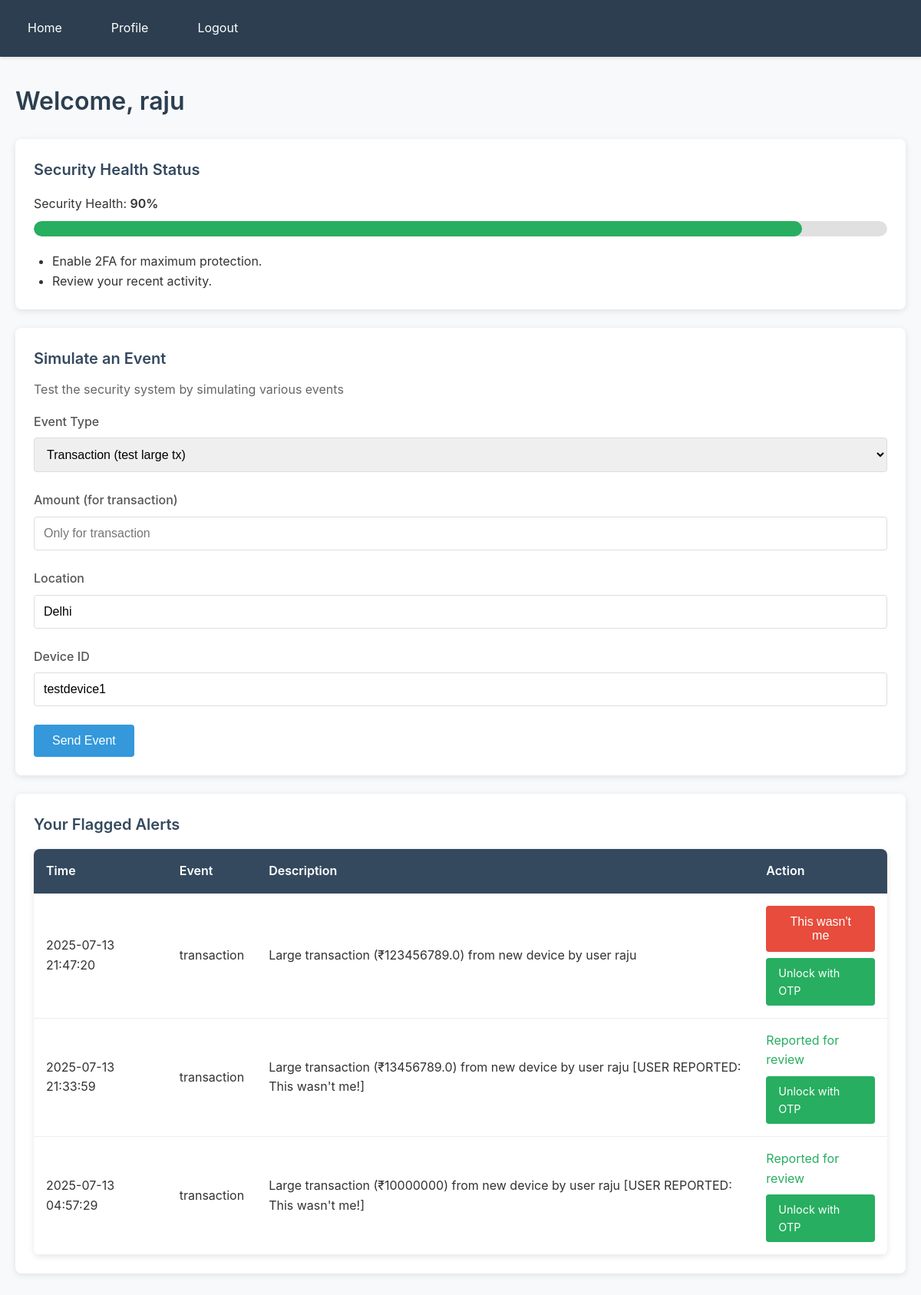
The page /member/ (signed in) on the database its author committed.
### core/models.py (models this page shows, shortened)
class Alert(models.Model):
    SEVERITY_LEVELS = [
        ('low', 'Low'),
        ('medium', 'Medium'),
        ('high', 'High'),
    ]
    event = models.ForeignKey(Event, on_delete=models.CASCADE)
    detected_by = models.CharField(max_length=32)
    rule_name = models.CharField(max_length=64, blank=True)
    severity = models.CharField(max_length=16, choices=SEVERITY_LEVELS)
    description = models.TextField()
    created_at = models.DateTimeField(auto_now_add=True)
    resolved = models.BooleanField(default=False)
    action_taken = models.CharField(max_length=128, blank=True)
    user_disputed = models.BooleanField(default=False)

class Event(models.Model):
    EVENT_TYPES = [
        ('login', 'Login'),
        ('logout', 'Logout'),
        ('password_change', 'Password Change'),
        ('transaction', 'Transaction'),
        ('failed_login', 'Failed Login'),
        ('browsing', 'Browsing Activity'),
    ]
    user = models.ForeignKey(User, on_delete=models.CASCADE)
    device = models.ForeignKey(Device, null=True, blank=True, on_delete=models.SET_NULL)
    event_type = models.CharField(max_length=32, choices=EVENT_TYPES)
    timestamp = models.DateTimeField(auto_now_add=True)
    metadata = models.JSONField(default=dict)
    ip_address = models.GenericIPAddressField()
    location = models.CharField(max_length=128, blank=True)

### core/views.py (the view)
# urls.py: path('member/', member_dashboard, name='member-dashboard'),
@login_required
def member_dashboard(request):
    user = request.user
    high_alerts_count = Alert.objects.filter(
        event__user=user,
        severity="high",
        resolved=False
    ).count()
    score = max(0, 100 - high_alerts_count * 5)
    alerts = Alert.objects.filter(event__user=user).order_by('-created_at')[:10]
    trigger_message = request.GET.get("trigger_message", None)
    return render(
        request, "core/member_dashboard.html",
        {"alerts": alerts, "trigger_message": trigger_message, "security_score": score}
    )

### core/templates/core/member_dashboard.html (shortened to what this page needs)
{% extends "core/base.html" %}
{% block content %}
<h1>Welcome, {{ user.username }}</h1>
<div class="card">
    <h3>Security Health Status</h3>
    <div class="progress-container">
        <p style="margin-bottom: 0.5rem;">Security Health: <span class="fw-bold">{{security_score}}%</span></p>
        <progress value="{{security_score}}" max="100"></progress>
    </div>
    <ul style="margin-top: 1rem; margin-left: 1.5rem;">
        <li>Enable 2FA for maximum protection.</li>
        <li>Review your recent activity.</li>
    </ul>
</div>
<div class="card">
    <h3>Simulate an Event</h3>
    <p style="color: #666; margin-bottom: 1rem;">Test the security system by simulating various events</p>
    <form method="post" action="{% url 'trigger-event' %}">
        <div class="form-group">
            <label for="event_type">Event Type</label>
            <select id="event_type" name="event_type">
                <option value="transaction">Transaction (test large tx)</option>
            </select>
        </div>
        <div class="form-group">
            <label for="amount">Amount (for transaction)</label>
            <input type="number" id="amount" name="amount" placeholder="Only for transaction">
        </div>
        <div class="form-group">
            <label for="location">Location</label>
            <input type="text" id="location" name="location" value="Delhi">
        </div>
        <div class="form-group">
            <label for="device_id">Device ID</label>
            <input type="text" id="device_id" name="device_id" value="testdevice1">
        </div>
        <button type="submit">Send Event</button>
    </form>
</div>
<div class="card">
    <h3>Your Flagged Alerts</h3>
    {% if alerts %}
    <div class="table-container">
        <table>
            <thead>
                <tr>
                    <th>Time</th>
                    <th>Event</th>
                    <th>Description</th>
                    <th>Action</th>
                </tr>
            </thead>
            <tbody>
                {% for alert in alerts %}
                <tr>
                    <td>{{ alert.created_at|date:"Y-m-d H:i:s" }}</td>
                    <td>{{ alert.event.event_type }}</td>
                    <td>{{ alert.description }}</td>
                    <td>
                        {% if not alert.user_disputed %}
                            <form method="post" action="{% url 'alert-not-me' alert.id %}" style="display: inline;">
                                <button type="submit" class="danger">This wasn't me</button>
                            </form>
                        {% else %}
                            <span class="text-success">Reported for review</span>
                        {% endif %}
                        {% if alert.severity == "high" and user.userprofile.is_security_locked %}
                            <br>
                            <a href="{% url 'user-unlock' user.id %}" class="success" style="display: inline-block; margin-top: 0.5rem; padding: 0.5rem 1rem; background-color: #27ae60; color: white; text-decoration: none; border-radius: 4px; font-size: 0.9rem;">Unlock with OTP</a>
                        {% endif %}
                    </td>
                </tr>
                {% endfor %}
            </tbody>
        </table>
    </div>
    {% else %}
    <p style="color: #666; text-align: center; padding: 2rem;">No alerts at this time.</p>
    {% endif %}
</div>
{% endblock %}

### core/templates/core/base.html (style rules this page uses)
* { margin: 0; padding: 0; box-sizing: border-box; }
body { font-family: -apple-system, BlinkMacSystemFont, 'Segoe UI', Roboto, sans-serif; background-color: #f8f9fa; color: #333; line-height: 1.6; min-height: 100vh; }
h1 { color: #2c3e50; font-size: 2rem; margin-bottom: 1.5rem; font-weight: 600; }
h3 { color: #34495e; font-size: 1.25rem; margin-bottom: 0.75rem; font-weight: 600; }
.form-group { margin-bottom: 1.5rem; }
label { display: block; margin-bottom: 0.5rem; font-weight: 500; color: #555; }
input[type="text"], input[type="password"], input[type="number"], select { width: 100%; padding: 0.75rem; border: 1px solid #ddd; border-radius: 4px; font-size: 1rem; transition: border-color 0.3s; }
button { background-color: #3498db; color: white; padding: 0.75rem 1.5rem; border: none; border-radius: 4px; font-size: 1rem; cursor: pointer; transition: background-color 0.3s; }
button.danger { background-color: #e74c3c; }
.table-container { background: white; border-radius: 8px; box-shadow: 0 2px 8px rgba(0,0,0,0.1); overflow: hidden; margin-top: 1rem; }
table { width: 100%; border-collapse: collapse; }
th { background-color: #34495e; color: white; padding: 1rem; text-align: left; font-weight: 600; }
td { padding: 1rem; border-bottom: 1px solid #eee; }
.card { background: white; padding: 1.5rem; border-radius: 8px; box-shadow: 0 2px 8px rgba(0,0,0,0.1); margin-bottom: 1.5rem; }
.progress-container { margin: 1rem 0; }
progress { width: 100%; height: 20px; border-radius: 10px; overflow: hidden; -webkit-appearance: none; appearance: none; }
a { color: #3498db; text-decoration: none; }
.text-success { color: #27ae60; }
.fw-bold { font-weight: 600; }

### rows shown on the page
Alert: created_at "2025-07-13 21:47:20", event.event_type "transaction", description "Large transaction (₹123456789.0) from new device by user raju", user_disputed "This wasn't me", severity "Unlock with OTP"
Alert: created_at "2025-07-13 21:33:59", event.event_type "transaction", description "Large transaction (₹13456789.0) from new device by user raju [USER REPORTED: This wasn't me!]", user_disputed "Reported for review", severity "Unlock with OTP"
Alert: created_at "2025-07-13 04:57:29", event.event_type "transaction", description "Large transaction (₹10000000) from new device by user raju [USER REPORTED: This wasn't me!]", user_disputed "Reported for review", severity "Unlock with OTP"

### other values the page prints
{{ user.username }} "raju"
{{ security_score }} "90"
